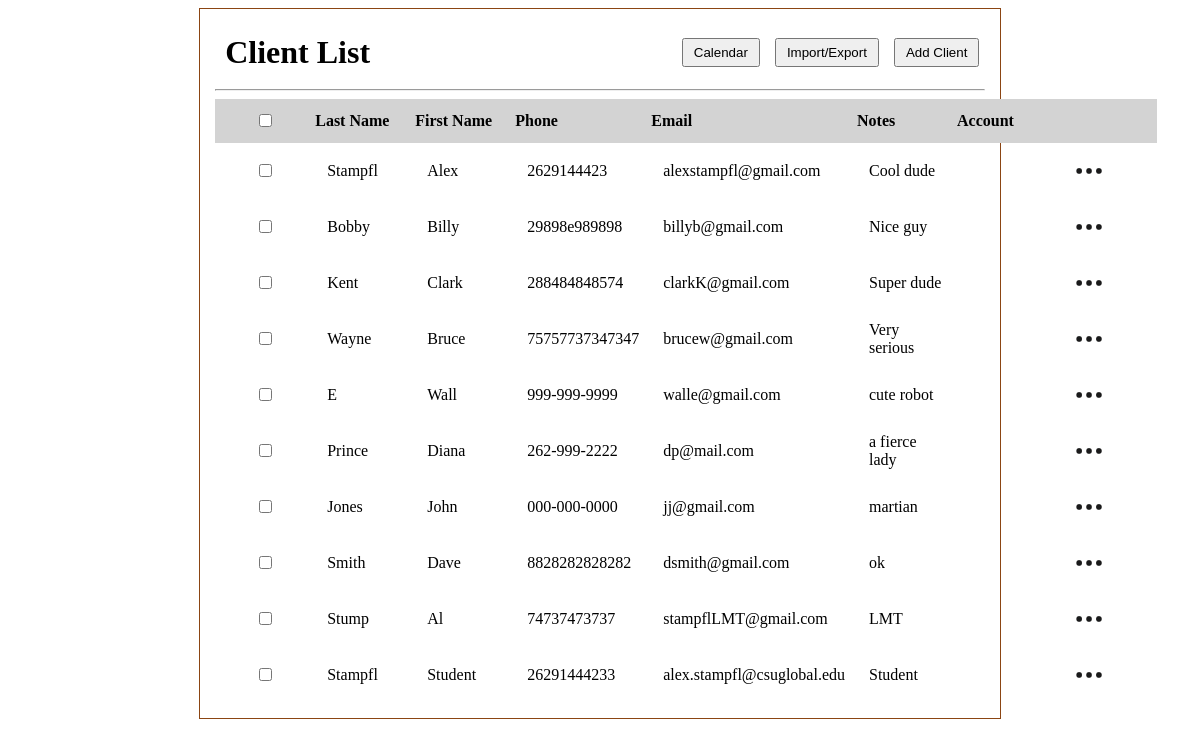
Page /client_list on the earlier database version.
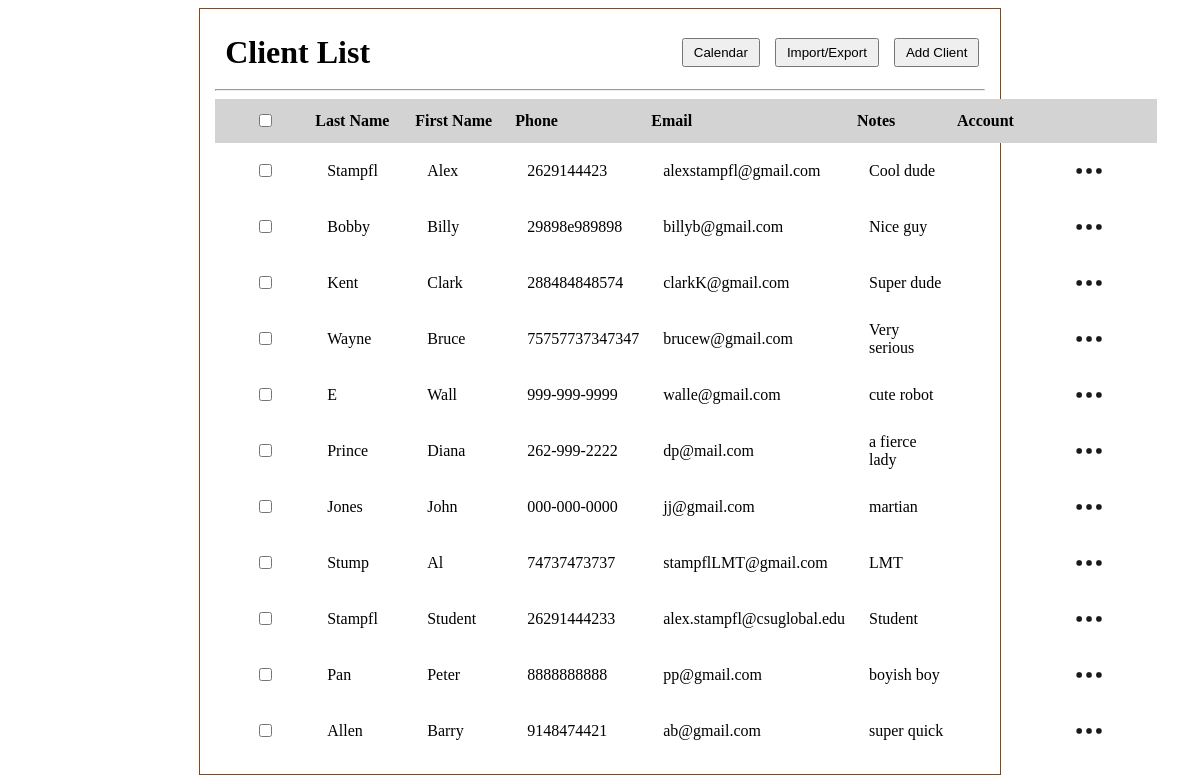
Same page on the later database version.
### tables this page shows
CREATE TABLE clients (
              id INTEGER PRIMARY KEY AUTOINCREMENT,
              first_name TEXT,
              last_name TEXT,
              phone TEXT,
              email TEXT,
              status TEXT
            , client_id INTEGER, notes TEXT);

### app.py (the view)
@app.route('/client_list')
def client_list():
    conn = sqlite3.connect(DB_PATH)  # connects to sqlite database file named client.db, conn is the connection object used to talk to db
    c = conn.cursor() # cursor object lets you execute SQL statements (queries) against db
    c.execute('SELECT * FROM clients')
    clients = c.fetchall() # Fetches all rows that query returned, clients is a list of tuples
    conn.close()
    return render_template('client_list.html', clients=clients)

### templates/client_list.html (shortened to what this page needs)
<!DOCTYPE html>
<html lang="en">
<head>
    <link rel="stylesheet" href="{{ url_for('static', filename = 'main.css') }}">
</head>
<body>
    <div id="client_list">
        <div class="header-row">
            <h1 id="client_list_h1">Client List</h1>
            <div class="header-buttons">
                <button id="go_to_calendar">Calendar</button>
                <button id="export_client_list">Import/Export</button>
                <button id="add_client">Add Client</button>
            </div>
        </div>
        <hr>
        <table>
            <thead>
                <tr id="client_list_headers">
                    <th><input type="checkbox"></th>
                    <th>Last Name</th>
                    <th>First Name</th>
                    <th>Phone</th>
                    <th>Email</th>
                    <th>Notes</th>
                    <th>Account</th>
                    <th></th>
                </tr>
            </thead>
            <tbody id="clientTableBody">
                {% for client in clients %}
                <tr class="client-row" data-id="{{ client[0] }}">
                    <td><input type="checkbox"></td>
                    <td>{{ client[2] if client[2] else "" }}</td>
                    <td>{{ client[1] if client[1] else "" }}</td>
                    <td>{{ client[3] if client[3] else "" }}</td>
                    <td>{{ client[4] if client[4] else "" }}</td>
                    <td>{{ client[7] if client[7] else "" }}</td>
                    <td>{{ client[5] if client[5] else "" }}</td>
                    <td class="menu_cell">
                        <div class="menu-container">
                            <img class="meatballs" src="{{ url_for('static', filename='img/meatball_menu.png') }}"
                                alt="3 dots">
                        </div>
                    </td>
                </tr>
                {% endfor %}
            </tbody>
        </table>
    </div>
</body>
</html>

### static/main.css (style rules this page uses)
#client_list { text-align: center; max-width: 65%; top: 10%; left: 50%; border: 1px solid saddlebrown; height: 100%; margin: 0 auto; padding: 15px; }
table { border-collapse: collapse; width: 100%; }
th, td { padding: 8px 12px; text-align: left; }
#client_list table th:first-child, #client_list table td:first-child { width: 40px; text-align: center; }
table th { padding: 12px 0px 12px 0px; margin: 0 auto; min-width: 100px; text-align: left; }
.header-row { display: flex; justify-content: space-between; align-items: center; width: 98%; padding: 10px; }
.header-buttons { display: flex; gap: 15px; }
#client_list_h1 { display: inline-flex; margin: 0; }
#add_client { padding: 5px 10px; }
#go_to_calendar { padding: 5px 10px; }
#export_client_list { padding: 5px 10px; }
#client_list_headers { background-color: lightgray; }
.menu-container { position: relative; display: inline-block; }
.meatballs { width: 40px; height: 40px; vertical-align: middle; cursor: pointer; }

Differences in the rows shown:
removed clients: last_name "Smith", first_name "Dave", phone "8828282828282", email "dsmith@gmail.com", notes "ok"
added clients: last_name "Pan", first_name "Peter", phone "8888888888", email "pp@gmail.com", notes "boyish boy"
added clients: last_name "Allen", first_name "Barry", phone "9148474421", email "ab@gmail.com", notes "super quick"
